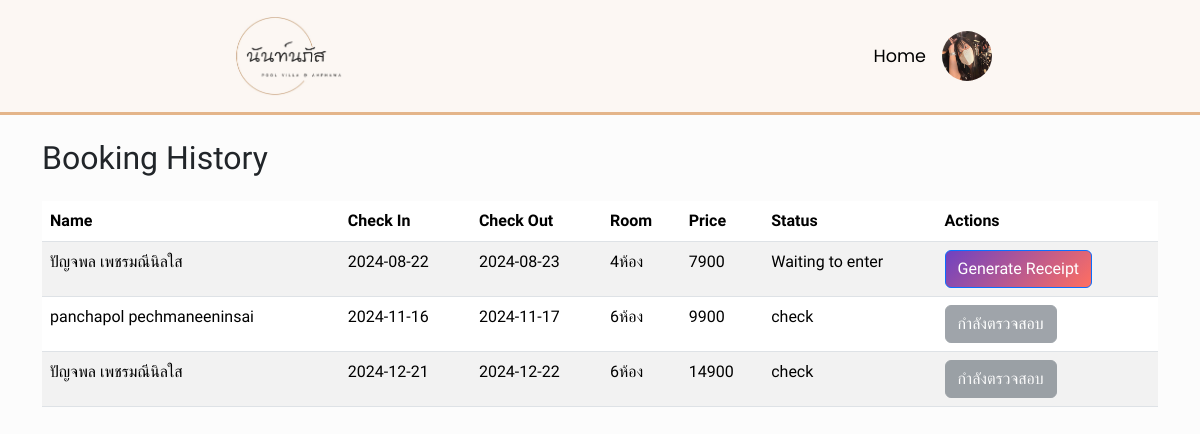
Page /webPovila/booking_history.php (signed in) on the earlier database version.
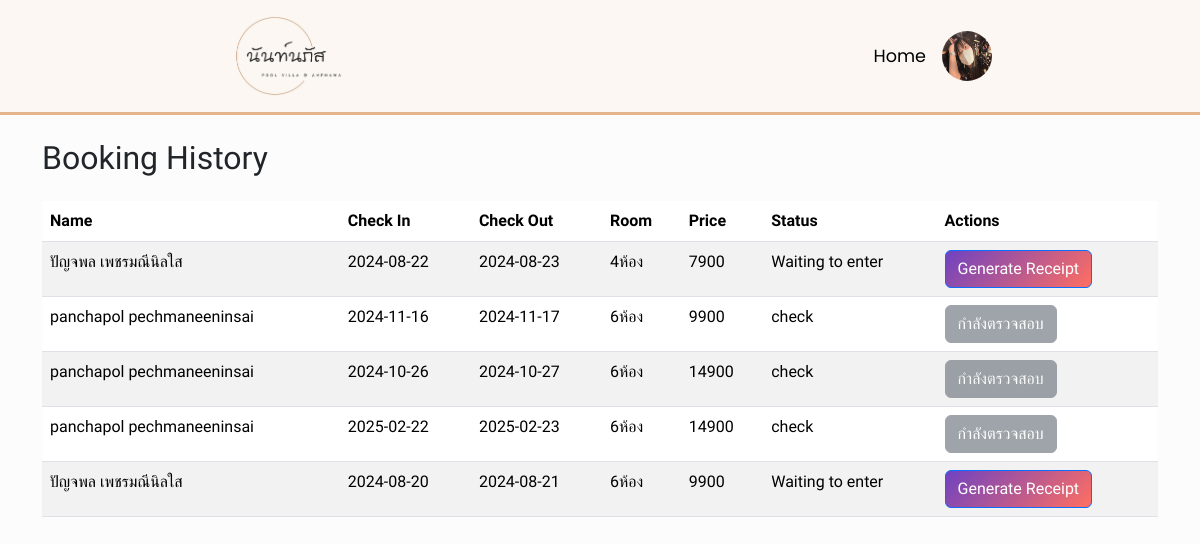
Same page on the later database version.
### tables this page shows
CREATE TABLE `orders_db` (
  `id` int(11) NOT NULL,
  `name` varchar(255) NOT NULL,
  `price` int(11) NOT NULL,
  `people` int(11) NOT NULL,
  `checkin` date NOT NULL,
  `checkout` date NOT NULL,
  `status` varchar(255) NOT NULL,
  `phone` varchar(255) NOT NULL,
  `room` varchar(255) NOT NULL,
  `firstname` varchar(255) NOT NULL,
  `lastname` varchar(255) NOT NULL,
  `slip` text NOT NULL,
  `user_id` varchar(255) NOT NULL
);

### webPovila/booking_history.php (the view, shortened to what this page needs)
<?php
$servername = "localhost";
$username = "root";
$password = "";
$dbname = "my_website";
$conn = new mysqli($servername, $username, $password, $dbname);
$profile_picture = 'default_profile.png';
if (isset($_SESSION['user_id'])) {
    $user_id = $_SESSION['user_id'];
    $query = "SELECT profile_picture FROM login_user WHERE id = ?";
    $stmt = $conn->prepare($query);
    $stmt->bind_param("i", $user_id);
    $stmt->execute();
    $result = $stmt->get_result();
    $user = $result->fetch_assoc();
    $profile_picture = $user['profile_picture'] ?: 'default_profile.png';
    $query = "SELECT id, checkin, checkout, room, price, name, status FROM orders_db WHERE user_id = ?";
    $stmt = $conn->prepare($query);
    $stmt->bind_param("i", $user_id);
    $stmt->execute();
    $result = $stmt->get_result();
}
?>
<!DOCTYPE html>
<html lang="en">
<head>
    <link href="https://cdn.jsdelivr.net/npm/bootstrap@5.3.3/dist/css/bootstrap.min.css" rel="stylesheet">
    <link rel="stylesheet" href="css/styles.css">
    <link rel="stylesheet" href="css/book_his.css">
</head>
<body>
<nav>
    <div class="nav__logo">
        <img src="poo/logo1.jpg" alt="Logo" width="22" height="80" style="display: flex; width: 100%;">
    </div>
    <ul class="nav__links1">
        <li class="link1">
            <a href="index.php">Home</a>
            <?php if (isset($_SESSION['user_id'])): ?>
                <div class="user">
                    <img src="<?php echo $profile_picture; ?>" alt="Profile Picture" style="border-radius: 50%;" onclick="toggleDropdown()">
                </div>
            <?php endif; ?>
        </li>
    </ul>
</nav>
<div class="container">
    <h2 class="mt-4">Booking History</h2>
    <table class="table table-striped mt-4">
        <thead>
            <tr>
                <th>Name</th>
                <th>Check In</th>
                <th>Check Out</th>
                <th>Room</th>
                <th>Price</th>
                <th>Status</th>
                <th>Actions</th>
            </tr>
        </thead>
        <tbody>
            <?php if ($result->num_rows > 0): ?>
                <?php while ($row = $result->fetch_assoc()): ?>
                    <tr>
                        <td><?php echo $row['name'];  ?></td>
                        <td><?php echo $row['checkin']; ?></td>
                        <td><?php echo $row['checkout']; ?></td>
                        <td><?php echo $row['room']; ?></td>
                        <td><?php echo $row['price']; ?></td>
                        <td><?php echo $row['status']; ?></td>
                        <td>
    <?php if ($row['status'] === 'check'): ?>
        <button type="button" class="btn btn-secondary" disabled>กำลังตรวจสอบ</button>
    <?php else: ?>
        <form action="generate_receipt.php" method="post" target="_blank">
            <button type="submit" class="btn btn-primary">Generate Receipt</button>
        </form>
    <?php endif; ?>
</td>
                    </tr>
                <?php endwhile; ?>
            <?php else: ?>
                <tr>
                    <td colspan="7">No bookings found.</td>
                </tr>
            <?php endif; ?>
        </tbody>
    </table>
</div>
</body>
</html>

### webPovila/css/styles.css (style rules this page uses)
:root { --primary-color: #2c3855; --primary-color-dark: #435681; --text-dark: #333333; --text-light: #767268; --extra-light: #FCF7F3; --extra-light1: #C79A70; --white: #ffffff; --max-width: 1200px; }
* { margin: 0; padding: 0; box-sizing: border-box; cursor: url(); }
body { font-family: "Kanit", "Poppins", sans-serif; background-color: hsl(0, 0%, 99%); }
nav { margin: 0; padding: 1rem 13rem; display: flex; align-items: center; background-color: #FCF7F3; border-bottom-style: solid; border-color: #e4b58a; width: 100%; justify-content: space-between; }
.nav__logo { font-size: 1.5rem; font-weight: 600; color: var(--text-dark); }

### webPovila/css/book_his.css (style rules this page uses)
.nav__logo { font-size: 1.5rem; font-weight: 600; color: var(--text-dark); }
nav { margin: 0; padding: 1rem 13rem; display: flex; align-items: center; background-color: #FCF7F3; border-bottom-style: solid; border-color: #e4b58a; width: 100%; justify-content: space-between; }
.nav__links1 { list-style: none; display: flex; align-items: center; gap: 2rem; margin: 0; padding: 0; }
.link1 { display: flex; align-items: center; gap: 1rem; }
.link1 a { font-weight: 400; font-size: 1.1em; color: #000; transition: 0.3s; text-decoration: none; font-family: "Poppins", sans-serif; }
.user { display: flex; align-items: center; position: relative; }
.user img { border-radius: 50%; width: 50px; height: 50px; cursor: pointer; }
.btn-primary { background: linear-gradient(135deg, #6f42c1, #ff6f61); }

Differences in the rows shown:
removed orders_db: name "ปัญจพล เพชรมณีนิลใส", checkin "2024-12-21", checkout "2024-12-22", room "6ห้อง", price "14900", status "check", shows "กำลังตรวจสอบ"
added orders_db: name "panchapol pechmaneeninsai", checkin "2024-10-26", checkout "2024-10-27", room "6ห้อง", price "14900", status "check", shows "กำลังตรวจสอบ"
added orders_db: name "panchapol pechmaneeninsai", checkin "2025-02-22", checkout "2025-02-23", room "6ห้อง", price "14900", status "check", shows "กำลังตรวจสอบ"
added orders_db: name "ปัญจพล เพชรมณีนิลใส", checkin "2024-08-20", checkout "2024-08-21", room "6ห้อง", price "9900", status "Waiting to enter"
